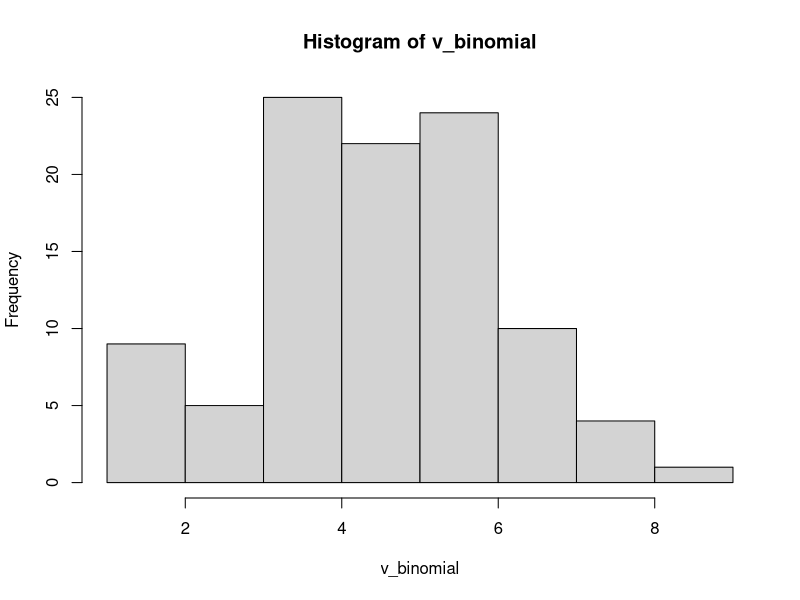
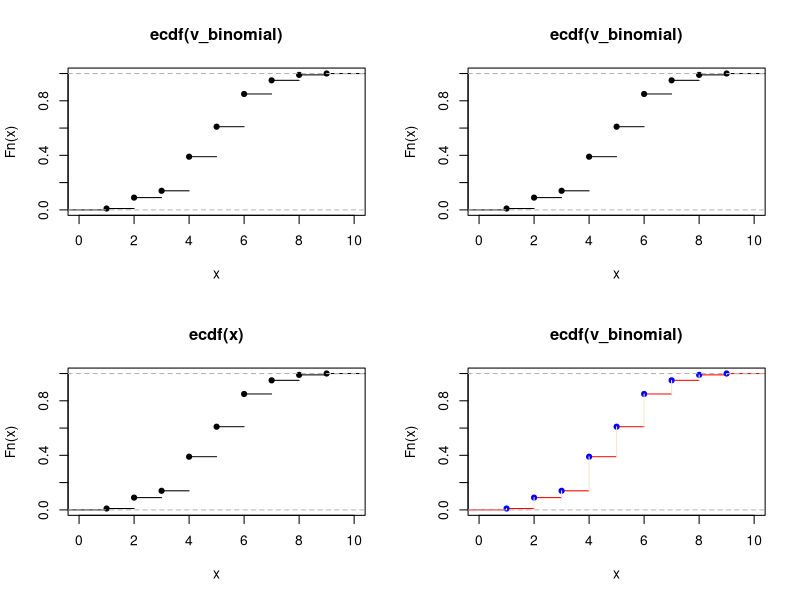

Source code (R) for these figures, in order:
# 1. Згенеруйте послідовність випадкових 100 чисел, які мають біноміальний закон розподілення ймовірностей.
v_binomial = rbinom(100, 10, 0.5)
print('sequence of numbers')
print(v_binomial)

# 2. Для отриманої послідовності виконайте наступне:
# – побудуйте інтервальний варіаційний ряд;
# – обчислить вибіркове середнє, дисперсію, середнє квадратичне відхилення;
# – побудуйте гістограму розподілу ймовірностей та кругову діаграму;
# – обчисліть та побудуйте графічно емпіричну функцію розподілу.

var_row = cut(v_binomial, 3, labels=c("A","B","C"))
print('variation interval row')
print(var_row)

print(paste('variable mean => ', mean(v_binomial, na.rm = TRUE)))
print(paste('dispersion => ', var(v_binomial, na.rm = TRUE)))
print(paste('avg square => ', sd(v_binomial, na.rm = TRUE)))


hist(v_binomial)

empir_fn = ecdf(v_binomial)
summary(empir_fn)
#вивід значень
#емпіричного розподілу
#у вигляді графіку
par(mfrow=c(2,2))
plot(empir_fn)
plot.ecdf(empir_fn)
plot.ecdf(v_binomial)
plot(empir_fn, verticals=TRUE, col.points="blue",
col.hor="red", col.vert="bisque")


